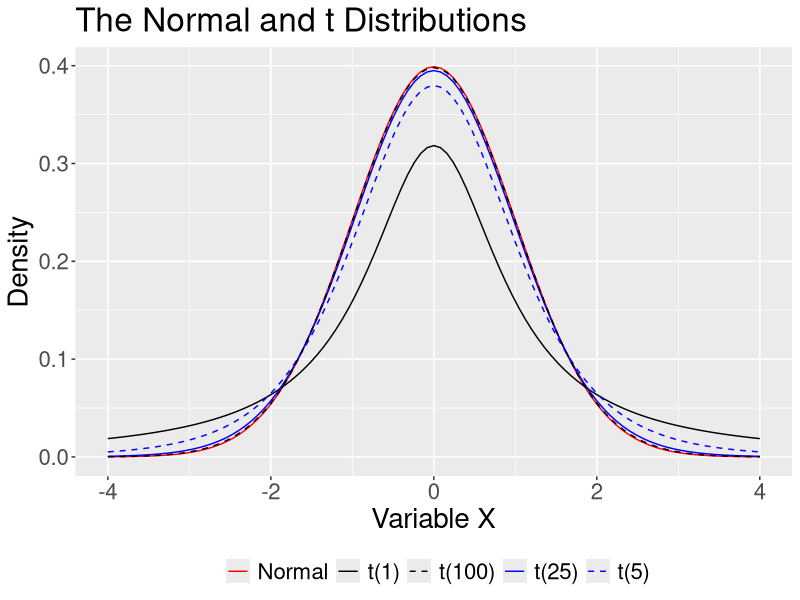
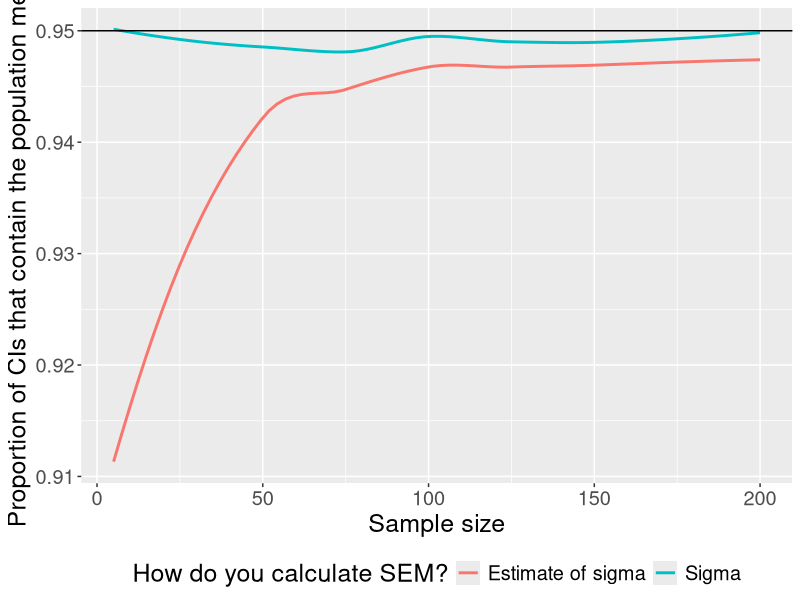
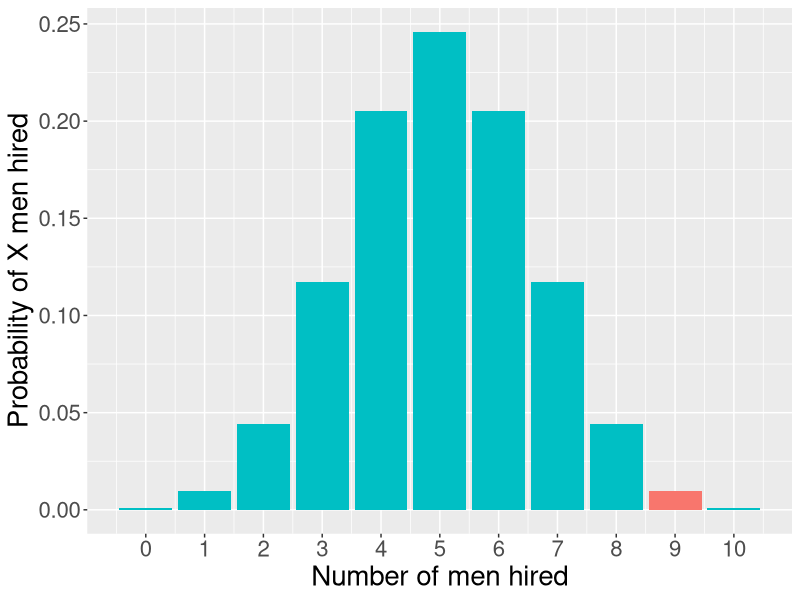
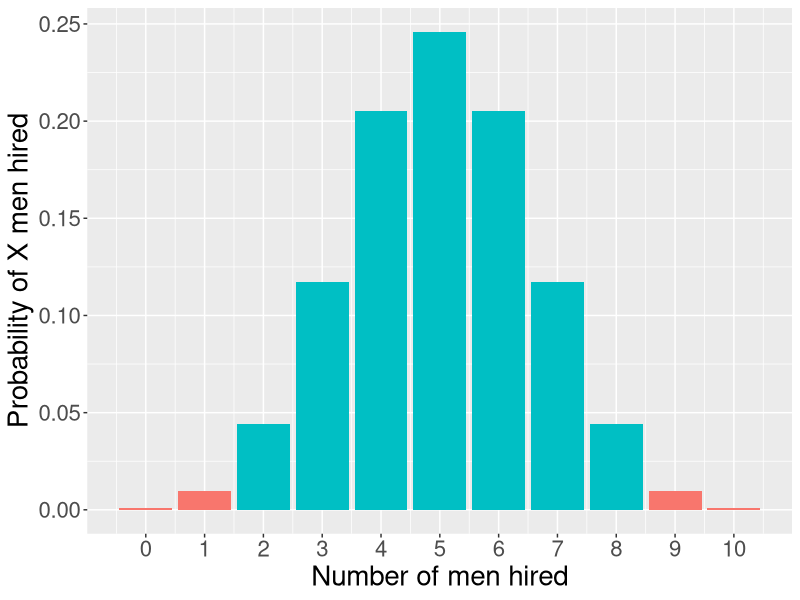
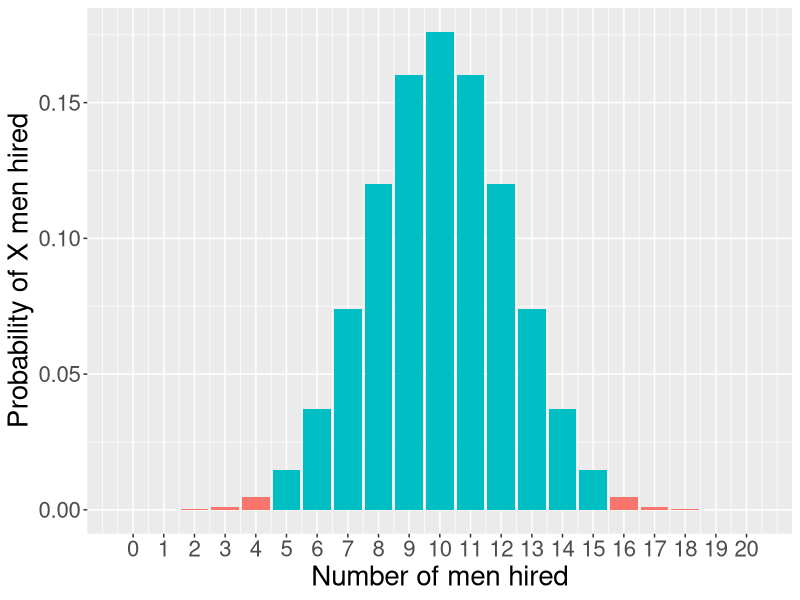
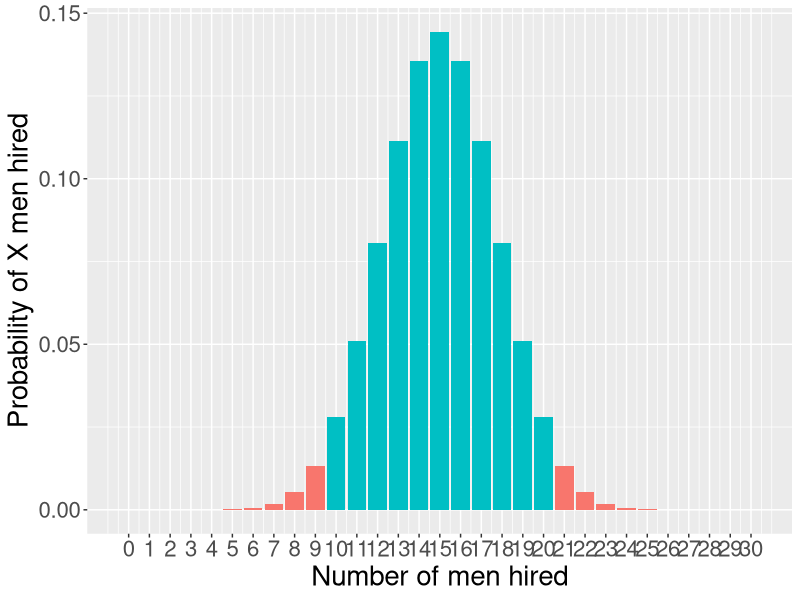
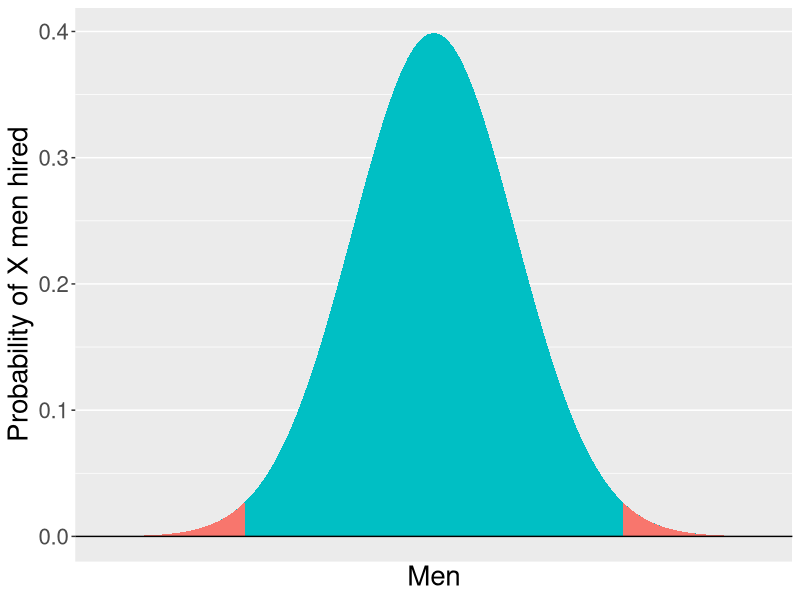
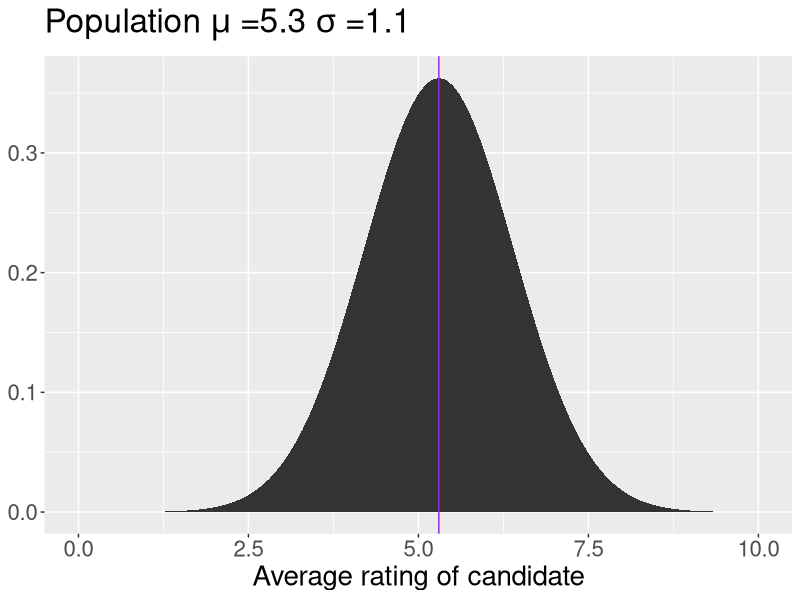

The R script that drew these images, in order: (Note: this script raises an error after producing the figures.)
## ---- chunk 1
library(tidyverse)
## ---- chunk 2
ggplot(data.frame(x = seq(-4, 4)), aes(x)) +
  stat_function(fun = function(x) dnorm(x), 
                aes(color = "Normal", linetype = "Normal")) +
  stat_function(fun = function(x) dt(x, df = 1), 
                aes(color = "t(1)", linetype = "t(1)")) +
  stat_function(fun = function(x) dt(x, df = 5), 
                aes(color = "t(5)", linetype = "t(5)")) +
  stat_function(fun = function(x) dt(x, df = 25), 
                aes(color = "t(25)", linetype = "t(25)")) +
  stat_function(fun = function(x) dt(x, df = 100), 
                aes(color = "t(100)", linetype = "t(100)")) + 
  scale_x_continuous("Variable X") +
  scale_y_continuous("Density") +
  scale_color_manual("", 
                     values = c("red", "black", "black", "blue", "blue")) +
  scale_linetype_manual("", 
                        values = c("solid", "solid", "dashed", "solid", "dashed")) +
  ggtitle("The Normal and t Distributions") +
  theme(text = element_text(size=20),legend.position = "bottom")
## ---- chunk 3
reps = 5000

sizes = seq(5,200,5)

prop = rep(0, length(sizes))
prop_sig  = rep(0, length(sizes))

set.seed(101919)

for(n in 1:length(sizes)){
  sample_size = sizes[n]
  correct = vector(length = reps)
  correct_sig = vector(length = reps)
  for(i in 1:reps){
    sample = rnorm(sample_size)
    m = mean(sample)
    s = sd(sample)
    sm = s/sqrt(sample_size)
    lb = m-(1.96*sm)
    ub = m+(1.96*sm)
    missed = lb > 0 | ub < 0
  correct[i] = !missed
  
    sigma = 1
    sm_sig = sigma/sqrt(sample_size)
    lb_sig = m-(1.96*sm_sig)
    ub_sig = m+(1.96*sm_sig)
    missed_sig = lb_sig > 0 | ub_sig < 0
  correct_sig[i] = !missed_sig
  }
  prop[n] = sum(correct)/reps
  prop_sig[n] = sum(correct_sig)/reps

}

data.frame(n = sizes, p = prop, ps = prop_sig) %>%
  gather("estimate", "value", -n) %>%
  mutate(estimate = ifelse(estimate == "p", "Estimate of sigma", "Sigma")) %>%
  ggplot(aes(x = n, y = value, color = estimate)) +
  geom_smooth( se = F) +
  geom_hline(aes(yintercept = .95), color = "black") +
  scale_color_discrete("How do you calculate SEM?") +
  labs(x = "Sample size", y = "Proportion of CIs that contain the population mean") +
  theme(text = element_text(size = 18), legend.position = "bottom")

## ---- chunk 4
M = 90
SD = 8
N = 100

sem = SD/sqrt(N)

ci_lb_z = M - sem * qnorm(p = .975)
ci_ub_z = M + sem * qnorm(p = .975)
print(c(ci_lb_z, ci_ub_z))


ci_lb_z = M - sem * qt(p = .975, df = N-1)
ci_ub_z = M + sem * qt(p = .975, df = N-1)
print(c(ci_lb_z, ci_ub_z))
## ---- chunk 5
M = 83.4
SD = 10.6
N = 26

sem = SD/sqrt(N)

ci_lb_z = M - sem * qnorm(p = .975)
ci_ub_z = M + sem * qnorm(p = .975)
print(c(ci_lb_z, ci_ub_z))


ci_lb_z = M - sem * qt(p = .975, df = N-1)
ci_ub_z = M + sem * qt(p = .975, df = N-1)
print(c(ci_lb_z, ci_ub_z))
## ---- chunk 6
dbinom(9, size = 10, prob = .5)
## ---- chunk 7
library(tidyverse)
men = 0:10
data.frame(men = men, d = dbinom(men, size = 10, prob = .5), 
           color = ifelse(men == 9, "1", "2")) %>%
  ggplot(aes(x = men, y = d, fill = color)) +
  geom_bar(stat = "identity") + 
  guides(fill = F)+
  scale_x_continuous("Number of men hired", breaks = c(0:10))+
  scale_y_continuous("Probability of X men hired") +
  theme(text = element_text(size = 20))
  
## ---- chunk 8
data.frame(men = men, d = dbinom(men, size = 10, prob = .5), 
           color = ifelse(men %in% c(0,1, 9,10), "1", "2")) %>%
  ggplot(aes(x = men, y = d, fill = color)) +
  geom_bar(stat = "identity") + 
  guides(fill = F)+
  scale_x_continuous("Number of men hired", breaks = c(0:10))+
  scale_y_continuous("Probability of X men hired") +
  theme(text = element_text(size = 20))
## ---- chunk 9
data.frame(men = 0:20, 
           d = dbinom(0:20, size = 20, prob = .5), color = ifelse(0:20 %in% c(0:4, 16:20), "1", "2")) %>%
  ggplot(aes(x = men, y = d, fill = color)) +
  geom_bar(stat = "identity") + 
  guides(fill = F)+
  scale_x_continuous("Number of men hired", breaks = c(0:20))+
  scale_y_continuous("Probability of X men hired") +
  theme(text = element_text(size = 20))
## ---- chunk 10
data.frame(men = 0:30, 
           d = dbinom(0:30, size = 30, prob = .5), color = ifelse(0:30 %in% c(0:9, 21:30), "1", "2")) %>%
  ggplot(aes(x = men, y = d, fill = color)) +
  geom_bar(stat = "identity") + 
  guides(fill = F)+
  scale_x_continuous("Number of men hired", breaks = c(0:30))+
  scale_y_continuous("Probability of X men hired") +
  theme(text = element_text(size = 20))
## ---- chunk 11
gg_color_hue <- function(n) {
  hues = seq(15, 375, length = n + 1)
  hcl(h = hues, l = 65, c = 100)[1:n]
}

colors = gg_color_hue(2)

data.frame(x = seq(-4,4)) %>%
  ggplot(aes(x=x)) +
  stat_function(fun = function(x) dnorm(x), geom = "area", fill = colors[2])+
  stat_function(fun = function(x) dnorm(x), xlim = c(-4, -2.32), geom = "area", fill = colors[1])+
  stat_function(fun = function(x) dnorm(x), xlim = c(2.32, 4), geom = "area", fill = colors[1])+
  geom_hline(aes(yintercept = 0)) +
  scale_x_continuous(breaks = NULL)+
  labs(x = "Men",
       y = "Probability of X men hired") +
  theme(text = element_text(size = 20))
## ---- chunk 12

## ---- chunk 13
data.frame(x = seq(0,10)) %>%
  ggplot(aes(x=x)) +
  stat_function(fun = function(x) dnorm(x, mean = 5.3, sd = 3.3/sqrt(9)), geom = "area") +
  geom_vline(aes(xintercept = 5.3), color = "purple")+
      labs(title = as.expression(bquote("Population"~mu~"=5.3"~sigma~"=1.1")),
           x = "Average rating of candidate",
           y = NULL)  +
  theme(text = element_text(size = 20))
## ---- chunk 14
data.frame(x = seq(0,10)) %>%
  ggplot(aes(x=x)) +
  stat_function(fun = function(x) dnorm(x, mean = 5.3, sd = 3.3/sqrt(9)), geom = "area") +
  stat_function(fun = function(x) dnorm(x, mean = 5.3, sd = 3.3/sqrt(9)), geom = "area", xlim = c(0, 2.9), fill = colors[1]) +
  stat_function(fun = function(x) dnorm(x, mean = 5.3, sd = 3.3/sqrt(9)), geom = "area", xlim = c(7.7, 10), fill = colors[1]) +
  geom_vline(aes(xintercept = 2.9), color = "purple")+
      labs(title = as.expression(bquote("Population"~mu~"=5.3"~sigma~"=1.1")),
           x = "Average rating of candidate",
           y = NULL)  +
  theme(text = element_text(size = 20))
## ---- chunk 15
data.frame(x = seq(0,10)) %>%
  ggplot(aes(x=x)) +
  stat_function(fun = function(x) dnorm(x, mean = 5.3, sd = 3.1/sqrt(9)), geom = "area") +
  stat_function(fun = function(x) dnorm(x, mean = 5.3, sd = 3.1/sqrt(9)), geom = "area", xlim = c(0, 2.9), fill = colors[1]) +
  stat_function(fun = function(x) dnorm(x, mean = 5.3, sd = 3.1/sqrt(9)), geom = "area", xlim = c(7.7, 10), fill = colors[1]) +
  geom_vline(aes(xintercept = 2.9), color = "purple")+
      labs(title = as.expression(bquote("Population"~mu~"=5.3"~sigma~"=1.03")),
           x = "Average rating of candidate",
           y = NULL)  +
  theme(text = element_text(size = 20))
## ---- chunk 16

## ---- chunk 17
M = 5.3
s = 3.1
N = 9
X = 2.9

sem = s/sqrt(N)

z = (X-M)/sem
## ---- chunk 18
pnorm(-2.32) + pnorm(2.32, lower.tail = F)
pnorm(-2.32)*2
p = pnorm(-2.32)*2

## ---- chunk 19
knitr::include_graphics("images/halloween.jpeg")
